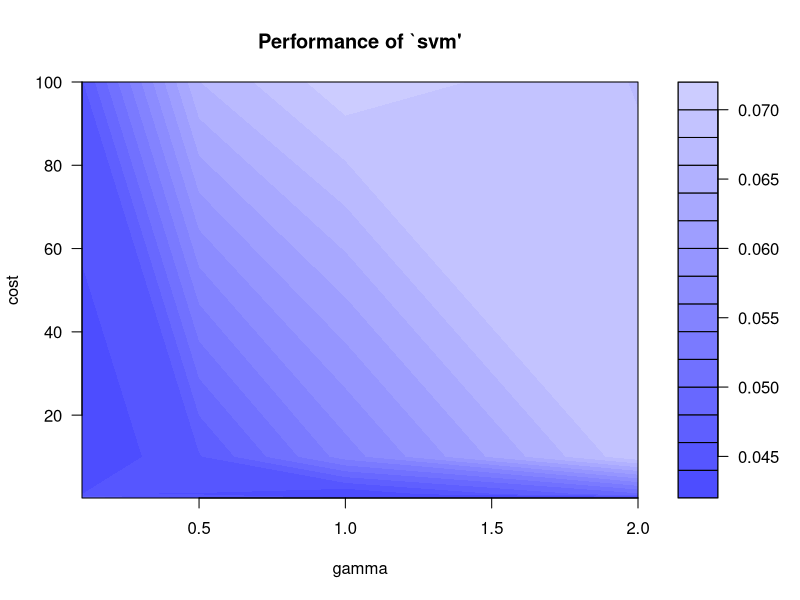

Recreate this plot in R.
"
SVC 2

Objective:
Classify whether a breast cancer is benign or malignant by SVC using
linear and radial kernel, along with cross validation tuning, using
cell thickness, cell size and cell shape as the predictors.
"

# Import required library and package
library(dplyr)
library(mlbench)
library(e1071)
data(BreastCancer, package="mlbench")

# Prepare data
bc <- BreastCancer[complete.cases(BreastCancer),]
head(bc)
dim(bc)
names(bc) # predictor: cell thickness, cell size, cell shape
bc[,2:4] <- sapply(bc[,2:4], as.numeric)
bc2 <- bc %>% # output: 1 for malignant, 0 otherwise
    mutate(y = factor(ifelse(Class == "malignant", 1, 0))) %>%
    select(Cl.thickness:Cell.shape, y)
head(bc2)
dim(bc2)

# Seperate training and test data
set.seed(100)
training.idx <- sample(1:nrow(bc2), size = nrow(bc2) * 0.8)
train.data <- bc2[training.idx,]
test.data <- bc2[-training.idx,]

# SVM classification (linear kernel)
m.svm <- svm(y ~ Cl.thickness + Cell.size + Cell.shape,
    data = train.data, kernel = "linear")
summary(m.svm)

# Predict using testing data
pred.svm <- predict(m.svm, test.data[,1:3])
table(pred.svm, test.data$y)
mean(pred.svm == test.data$y) # 0.9416

# Improve classification using other kernel functions and cross validation
set.seed(123) # ex: using radial kernel
m.svm.tune <- tune.svm(y ~ ., 
    data = train.data, kernel = "radial",
    cost = 10^(-1:2), gamma = c(.1, .5, 1, 2))
summary(m.svm.tune) # best parameters: gamma = 1, cost = 1
plot(m.svm.tune) # visualize parameter tuning

# Predict improved model using testing data
best.svm = m.svm.tune$best.model
pred.svm.tune = predict(best.svm, newdata=test.data[,1:3])
table(pred.svm.tune, test.data$y)
mean(pred.svm.tune == test.data$y) # 0.9635
